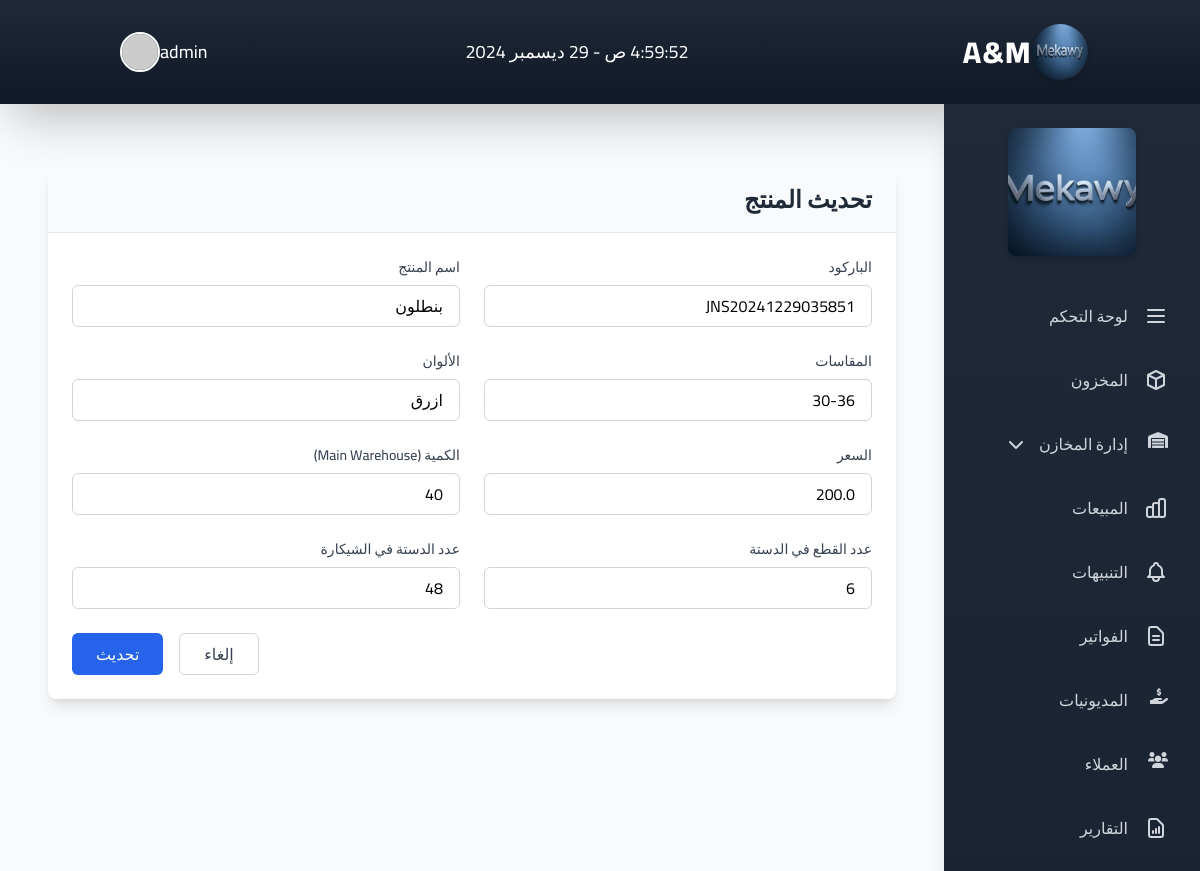
/update/1 (signed in), run on the app's committed database.
### app.py (models this page shows, shortened)
class Settings(db.Model):
    id = db.Column(db.Integer, primary_key=True)
    brand_name = db.Column(db.String(100), default='My Store')
    logo_url = db.Column(db.String(200))
    sidebar_image_url = db.Column(db.String(200))
    owner_email = db.Column(db.String(120))
    theme_color = db.Column(db.String(20), default='#007bff')
    about_title = db.Column(db.String(200))
    about_text = db.Column(db.Text)
    contact_phone = db.Column(db.String(50))
    contact_email = db.Column(db.String(120))
    show_dashboard = db.Column(db.Boolean, default=True)
    show_inventory = db.Column(db.Boolean, default=True)
    show_warehouses = db.Column(db.Boolean, default=True)
    show_sales = db.Column(db.Boolean, default=True)
    show_alerts = db.Column(db.Boolean, default=True)
    show_invoices = db.Column(db.Boolean, default=True)
    show_reports = db.Column(db.Boolean, default=True)
    show_debtors = db.Column(db.Boolean, default=True)
    show_clients = db.Column(db.Boolean, default=True)
    show_settings = db.Column(db.Boolean, default=True)
    sidebar_order = db.Column(db.String(500), default='dashboard,inventory,warehouses,sales,alerts,invoices,reports,debtors,clients')

class User(UserMixin, db.Model):
    id = db.Column(db.Integer, primary_key=True)
    username = db.Column(db.String(80), unique=True, nullable=False)
    password = db.Column(db.String(120), nullable=False)
    is_admin = db.Column(db.Boolean, default=False)
    role = db.Column(db.String(20), default='staff')  # 'owner', 'hr', 'staff'

class Jeans(db.Model):
    id = db.Column(db.Integer, primary_key=True)
    name = db.Column(db.String(100), nullable=False)  # اسم المنتج
    barcode = db.Column(db.String(50), unique=True)  # الكود
    sizes = db.Column(db.String(200), nullable=False)  # المقاسات
    colors = db.Column(db.String(200), nullable=False)  # الالوان
    price = db.Column(db.Float, nullable=False)  # السعر بالجنيه
    quantity = db.Column(db.Integer, default=0)
    pieces_per_dozen = db.Column(db.Integer, nullable=False)  # الدسته كام قطعه
    dozens_per_package = db.Column(db.Integer, nullable=False)  # الشيكاره كام دسته
    image_url = db.Column(db.String(200))
    date_added = db.Column(db.DateTime, default=datetime.utcnow)
    stocks = db.relationship('JeansStock', backref='jeans')

class JeansStock(db.Model):
    __tablename__ = 'jeans_stock'
    __table_args__ = {'extend_existing': True}
    id = db.Column(db.Integer, primary_key=True)
    jeans_id = db.Column(db.Integer, db.ForeignKey('jeans.id'))
    warehouse_id = db.Column(db.Integer, db.ForeignKey('warehouse.id'))
    quantity = db.Column(db.Integer, default=0)
    warehouse = db.relationship('Warehouse', backref='jeans_stocks')

class Warehouse(db.Model):
    id = db.Column(db.Integer, primary_key=True)
    name = db.Column(db.String(100), nullable=False)
    location = db.Column(db.String(200))
    description = db.Column(db.Text)
    items = db.relationship('InvoiceItem', back_populates='warehouse')

### app.py (the view, shortened to what this page needs)
@app.route('/update/<int:id>', methods=['GET', 'POST'])
@login_required
def update(id):
    jeans = Jeans.query.get_or_404(id)
    return render_template('update.html', jeans=jeans)

### app.py (called while the page is built)
@app.context_processor
def inject_settings():
    settings = Settings.query.first()
    if not settings:
        settings = Settings()
        db.session.add(settings)
        db.session.commit()
    return dict(settings=settings)

@login_manager.user_loader
def load_user(user_id):
    return User.query.get(int(user_id))

### templates/update.html
{% extends 'base.html' %}
{% block content %}
<div class="max-w-4xl mx-auto px-4 py-8">
    <div class="bg-white rounded-lg shadow-lg overflow-hidden">
        <div class="bg-gray-50 px-6 py-4 border-b border-gray-200">
            <h2 class="text-2xl font-semibold text-gray-800">تحديث المنتج</h2>
        </div>
        <div class="p-6">
            <form method="POST" class="space-y-6">
                <div class="grid grid-cols-2 gap-6">
                    <div>
                        <label class="block text-sm font-medium text-gray-700 mb-2">الباركود</label>
                        <input type="text" name="barcode" value="{{ jeans.barcode }}" class="w-full px-4 py-2 border border-gray-300 rounded-md focus:ring-2 focus:ring-blue-500 focus:border-blue-500 transition-colors" required>
                    </div>
                    <div>
                        <label class="block text-sm font-medium text-gray-700 mb-2">اسم المنتج</label>
                        <input type="text" name="name" value="{{ jeans.name }}" class="w-full px-4 py-2 border border-gray-300 rounded-md focus:ring-2 focus:ring-blue-500 focus:border-blue-500 transition-colors" required>
                    </div>
                    <div>
                        <label class="block text-sm font-medium text-gray-700 mb-2">المقاسات</label>
                        <input type="text" name="sizes" value="{{ jeans.sizes }}" class="w-full px-4 py-2 border border-gray-300 rounded-md focus:ring-2 focus:ring-blue-500 focus:border-blue-500 transition-colors" required>
                    </div>
                    <div>
                        <label class="block text-sm font-medium text-gray-700 mb-2">الألوان</label>
                        <input type="text" name="colors" value="{{ jeans.colors }}" class="w-full px-4 py-2 border border-gray-300 rounded-md focus:ring-2 focus:ring-blue-500 focus:border-blue-500 transition-colors" required>
                    </div>
                    <div>
                        <label class="block text-sm font-medium text-gray-700 mb-2">السعر</label>
                        <input type="number" step="0.01" name="price" value="{{ jeans.price }}" class="w-full px-4 py-2 border border-gray-300 rounded-md focus:ring-2 focus:ring-blue-500 focus:border-blue-500 transition-colors" required>
                    </div>
                    {% for stock in jeans.stocks %}
                    <div>
                        <label class="block text-sm font-medium text-gray-700 mb-2">الكمية ({{ stock.warehouse.name }})</label>
                        <input type="number" name="quantity_{{ stock.warehouse_id }}" value="{{ stock.quantity }}" class="w-full px-4 py-2 border border-gray-300 rounded-md focus:ring-2 focus:ring-blue-500 focus:border-blue-500 transition-colors" required>
                    </div>
                    {% endfor %}
                    <div>
                        <label class="block text-sm font-medium text-gray-700 mb-2">عدد القطع في الدستة</label>
                        <input type="number" name="pieces_per_dozen" value="{{ jeans.pieces_per_dozen }}" class="w-full px-4 py-2 border border-gray-300 rounded-md focus:ring-2 focus:ring-blue-500 focus:border-blue-500 transition-colors" required>
                    </div>
                    <div>
                        <label class="block text-sm font-medium text-gray-700 mb-2">عدد الدستة في الشيكارة</label>
                        <input type="number" name="dozens_per_package" value="{{ jeans.dozens_per_package }}" class="w-full px-4 py-2 border border-gray-300 rounded-md focus:ring-2 focus:ring-blue-500 focus:border-blue-500 transition-colors" required>
                    </div>
                </div>
                <div class="flex justify-end space-x-4 rtl:space-x-reverse">
                    <a href="{{ url_for('inventory') }}" class="px-6 py-2 border border-gray-300 rounded-md text-gray-700 hover:bg-gray-50 focus:outline-none focus:ring-2 focus:ring-blue-500 focus:ring-offset-2 transition-colors">إلغاء</a>
                    <button type="submit" class="px-6 py-2 bg-blue-600 text-white rounded-md hover:bg-blue-700 focus:outline-none focus:ring-2 focus:ring-blue-500 focus:ring-offset-2 transition-colors">تحديث</button>
                </div>
            </form>
        </div>
    </div>
</div>
{% endblock %}

### templates/components/header.html (shortened to what this page needs)
<header class="bg-gradient-to-b from-gray-800 to-gray-900 shadow-2xl">
    <div class="container mx-auto px-6">
        <div class="flex justify-between items-center py-6">
            <div class="flex items-center space-x-4">
                {% if settings.logo_url %}
                    <img src="{{ url_for('static', filename=settings.logo_url.replace('/static/', '')) }}" alt="شعار متجر الجينز" class="h-14 w-14 rounded-full shadow-md transform hover:scale-110 transition-transform duration-300">
                {% else %}
                    <img src="{{ url_for('static', filename='img/default-logo.png') }}" alt="شعار متجر الجينز" class="h-14 w-14 rounded-full shadow-md transform hover:scale-110 transition-transform duration-300">
                {% endif %}
                <h1 class="text-3xl font-extrabold text-white tracking-wider hover:text-blue-200 transition-colors duration-300">A&M</h1>
            </div>
            <span class="text-white text-lg" id="currentTime"></span>
            <div class="flex items-center space-x-6">
                <div class="relative group">
                    <button class="flex items-center space-x-2 text-white hover:text-blue-200 transition-colors duration-300">
                        <span class="text-lg font-medium">{{ current_user.username }}</span>
                        <img src="https://i.pravatar.cc/150?img=12" alt="Profile" class="h-10 w-10 rounded-full border-2 border-white">
                    </button>
                </div>
            </div>
        </div>
    </div>
</header>

### templates/components/sidebar.html (shortened to what this page needs)
<aside class="bg-gradient-to-b from-gray-800 to-gray-900 text-white w-full md:w-64 min-h-screen px-4 py-6 shadow-xl">
    <div class="mb-8 transition-transform hover:scale-105">
        {% if settings.logo_url %}
            <img src="{{ url_for('static', filename=settings.logo_url.replace('/static/', '')) }}" alt="شعار متجر الجينز" class="mx-auto rounded-lg shadow-md w-32 h-32 object-cover">
        {% else %}
            <img src="{{ url_for('static', filename='img/default-logo.png') }}" alt="شعار متجر الجينز" class="mx-auto rounded-lg shadow-md w-32 h-32 object-cover">
        {% endif %}
    </div>
    <nav>
        <ul class="space-y-2">
            {% set order = settings.sidebar_order.split(',') %}
            {% for item in order %}
                {% if item == 'dashboard' and settings.show_dashboard %}
                    <li>
                        <a href="/dashboard" class="flex items-center justify-start gap-4 p-4 hover:bg-gray-700/60 rounded-xl transition-all duration-300 ease-in-out hover:shadow-lg group">
                            <svg class="w-6 h-6 text-gray-300 group-hover:text-white transition-colors" fill="none" stroke="currentColor" viewBox="0 0 24 24">
                                <path stroke-linecap="round" stroke-linejoin="round" stroke-width="2" d="M4 6h16M4 12h16M4 18h16"></path>
                            </svg>
                            <span class="text-base font-medium text-gray-300 group-hover:text-white transition-colors">لوحة التحكم</span>
                        </a>
                    </li>
                {% endif %}
                {% if item == 'inventory' and settings.show_inventory %}
                    <li>
                        <a href="/inventory" class="flex items-center justify-start gap-4 p-4 hover:bg-gray-700/60 rounded-xl transition-all duration-300 ease-in-out hover:shadow-lg group">
                            <svg class="w-6 h-6 text-gray-300 group-hover:text-white transition-colors" fill="none" stroke="currentColor" viewBox="0 0 24 24">
                                <path stroke-linecap="round" stroke-linejoin="round" stroke-width="2" d="M20 7l-8-4-8 4m16 0l-8 4m8-4v10l-8 4m0-10L4 7m8 4v10M4 7v10l8 4"></path>
                            </svg>
                            <span class="text-base font-medium text-gray-300 group-hover:text-white transition-colors">المخزون</span>
                        </a>
                    </li>
                {% endif %}
                {% if item == 'warehouses' and settings.show_warehouses %}
                    <li class="sidebar-item">
                        <a href="#" class="flex items-center justify-start gap-4 p-4 hover:bg-gray-700/60 rounded-xl transition-all duration-300 ease-in-out hover:shadow-lg group" onclick="toggleSubmenu('warehouseSubmenu')">
                            <i class="fas fa-warehouse text-gray-300 group-hover:text-white transition-colors w-6 h-6"></i>
                            <span class="text-base font-medium text-gray-300 group-hover:text-white transition-colors">إدارة المخازن</span>
                            <i class="fas fa-chevron-down text-gray-300 group-hover:text-white transition-colors ml-auto"></i>
                        </a>
                    </li>
                {% endif %}
                {% if item == 'sales' and settings.show_sales %}
                    <li>
                        <a href="/sales" class="flex items-center justify-start gap-4 p-4 hover:bg-gray-700/60 rounded-xl transition-all duration-300 ease-in-out hover:shadow-lg group">
                            <span class="text-base font-medium text-gray-300 group-hover:text-white transition-colors">المبيعات</span>
                        </a>
                    </li>
                {% endif %}
                {% if item == 'alerts' and settings.show_alerts %}
                    <li>
                        <a href="/alerts" class="flex items-center justify-start gap-4 p-4 hover:bg-gray-700/60 rounded-xl transition-all duration-300 ease-in-out hover:shadow-lg group">
                            <span class="text-base font-medium text-gray-300 group-hover:text-white transition-colors">التنبيهات</span>
                        </a>
                    </li>
                {% endif %}
                {% if item == 'invoices' and settings.show_invoices %}
                    <li>
                        <a href="{{ url_for('list_invoices') }}" class="flex items-center justify-start gap-4 p-4 hover:bg-gray-700/60 rounded-xl transition-all duration-300 ease-in-out hover:shadow-lg group">
                            <span class="text-base font-medium text-gray-300 group-hover:text-white transition-colors">الفواتير</span>
                        </a>
                    </li>
                {% endif %}
                {% if item == 'reports' and settings.show_reports %}
                    <li>
                        <a href="/reports" class="flex items-center justify-start gap-4 p-4 hover:bg-gray-700/60 rounded-xl transition-all duration-300 ease-in-out hover:shadow-lg group">
                            <span class="text-base font-medium text-gray-300 group-hover:text-white transition-colors">التقارير</span>
                        </a>
                    </li>
                {% endif %}
                {% if item == 'debtors' and settings.show_debtors %}
                    <li class="sidebar-item">
                        <a href="{{ url_for('debtors') }}" class="flex items-center justify-start gap-4 p-4 hover:bg-gray-700/60 rounded-xl transition-all duration-300 ease-in-out hover:shadow-lg group">
                            <i class="fas fa-hand-holding-usd text-gray-300 group-hover:text-white transition-colors w-6 h-6"></i>
                            <span class="text-base font-medium text-gray-300 group-hover:text-white transition-colors">المديونيات</span>
                        </a>
                    </li>
                {% endif %}
                {% if item == 'clients' and settings.show_clients %}
                    <li class="sidebar-item">
                        <a href="{{ url_for('list_clients') }}" class="flex items-center justify-start gap-4 p-4 hover:bg-gray-700/60 rounded-xl transition-all duration-300 ease-in-out hover:shadow-lg group">
                            <i class="fas fa-users text-gray-300 group-hover:text-white transition-colors w-6 h-6"></i>
                            <span class="text-base font-medium text-gray-300 group-hover:text-white transition-colors">العملاء</span>
                        </a>
                    </li>
                {% endif %}
            {% endfor %}
        </ul>
    </nav>
</aside>

### templates/base.html (style rules this page uses)
body { font-size: 16px; touch-action: manipulation; }

### data on the page
Settings: logo_url (picture), show_dashboard True (drawn), show_inventory True (drawn), show_warehouses True (drawn), show_sales True (drawn), show_alerts True (drawn), show_invoices True (drawn), show_debtors True (drawn), show_clients True (drawn), show_reports True (drawn)
User: username "admin"
Jeans: barcode "JNS20241229035851", name "بنطلون", sizes "30-36", colors "ازرق", price "200.0", pieces_per_dozen "6", dozens_per_package "48"
JeansStock: warehouse.name "Main Warehouse", quantity "40"
